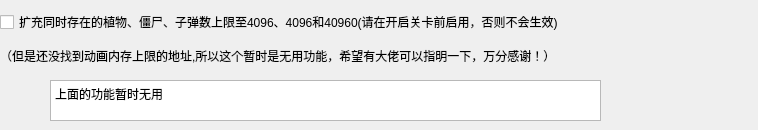
    <widget class="QWidget" name="tab_2">
     <attribute name="title">
      <string>游戏修复</string>
     </attribute>
     <widget class="QTextBrowser" name="textBrowser_3">
      <property name="geometry">
       <rect>
        <x>50</x>
        <y>80</y>
        <width>551</width>
        <height>41</height>
       </rect>
      </property>
      <property name="html">
       <string>&lt;!DOCTYPE HTML PUBLIC &quot;-//W3C//DTD HTML 4.0//EN&quot; &quot;http://www.w3.org/TR/REC-html40/strict.dtd&quot;&gt;
&lt;html&gt;&lt;head&gt;&lt;meta name=&quot;qrichtext&quot; content=&quot;1&quot; /&gt;&lt;meta charset=&quot;utf-8&quot; /&gt;&lt;style type=&quot;text/css&quot;&gt;
p, li { white-space: pre-wrap; }
hr { height: 1px; border-width: 0; }
li.unchecked::marker { content: &quot;\2610&quot;; }
li.checked::marker { content: &quot;\2612&quot;; }
&lt;/style&gt;&lt;/head&gt;&lt;body style=&quot; font-family:'Microsoft YaHei UI'; font-size:9pt; font-weight:400; font-style:normal;&quot;&gt;
&lt;p style=&quot; margin-top:0px; margin-bottom:0px; margin-left:0px; margin-right:0px; -qt-block-indent:0; text-indent:0px;&quot;&gt;上面的功能暂时无用&lt;/p&gt;&lt;/body&gt;&lt;/html&gt;</string>
      </property>
     </widget>
     <widget class="QWidget" name="layoutWidget">
      <property name="geometry">
       <rect>
        <x>0</x>
        <y>10</y>
        <width>749</width>
        <height>61</height>
       </rect>
      </property>
      <layout class="QVBoxLayout" name="verticalLayout_2">
       <item>
        <widget class="QCheckBox" name="unlockmemorymaxmiun">
         <property name="text">
          <string>扩充同时存在的植物、僵尸、子弹数上限至4096、4096和40960(请在开启关卡前启用，否则不会生效)</string>
         </property>
        </widget>
       </item>
       <item>
        <widget class="QLabel" name="label_66">
         <property name="text">
          <string>（但是还没找到动画内存上限的地址,所以这个暂时是无用功能，希望有大佬可以指明一下，万分感谢！）</string>
         </property>
        </widget>
       </item>
      </layout>
     </widget>
    </widget>
